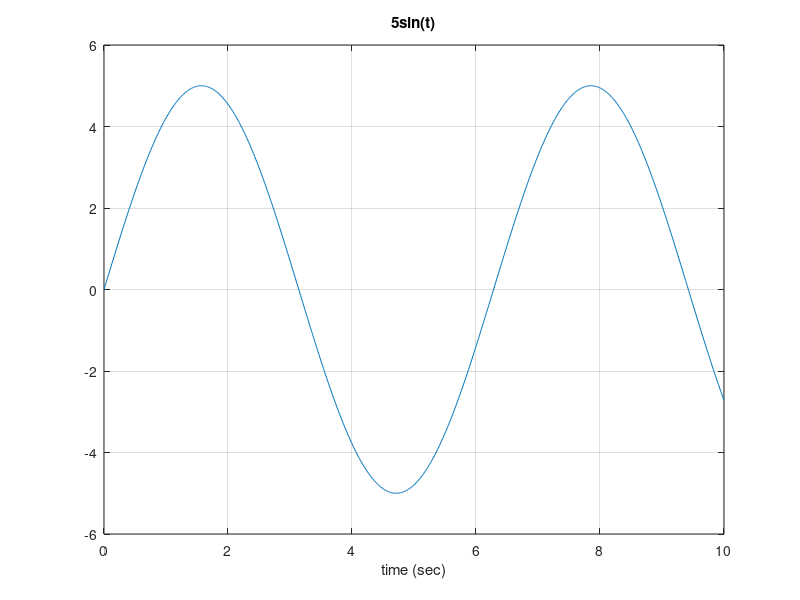

This figure's MATLAB source:
t = 0:0.01:10; % Data from 0 to 10 seconds
y = 5 * sin(t); % Evaluates function at each time in t

plot(t, y);
title('5sin(t)');
xlabel('time (sec)');
grid;
